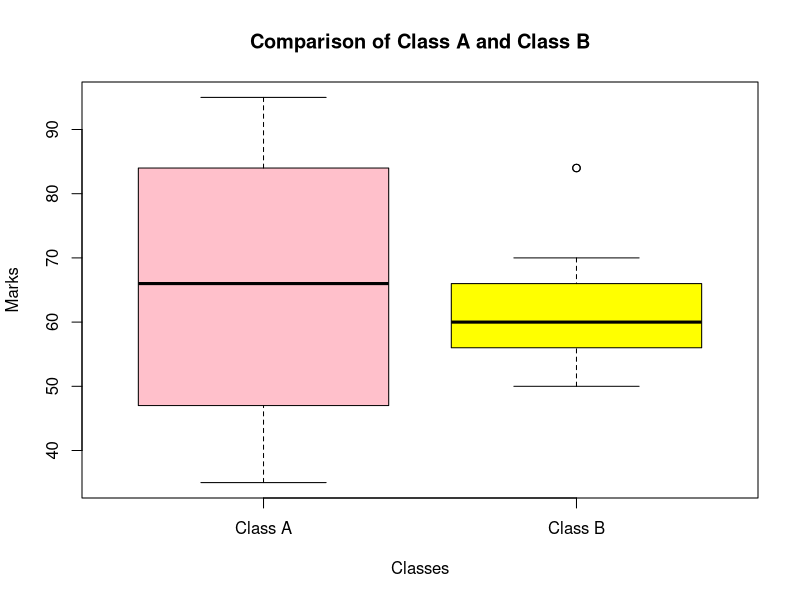

Reproduce this figure in R.
A <- c(76, 35, 47, 64, 95, 66, 89, 36, 84,76, 35, 47, 64, 95, 66, 89, 36, 84)
B <- c(51, 56, 84, 60, 59, 70, 63, 66, 50,51, 56, 84, 60, 59, 70, 63, 66, 50)
mean_a=mean(A)
print(mean_a)
mean_b=mean(B)
print(mean_b)

median_a=median(A)
print(median_a)
median_b=median(B)
print(median_b)

range_a=max(A) - min(A)
print(range_a)
range_b=max(B) - min(B)
print(range_b)

if(mean_a>mean_b) {
print("Class A has higher mean")
}else if (mean_b>mean_a) {
print("Class B has higher mean")
}else {
print("Both classes have equal mean")
}
if(median_a > median_b) {
print("Class A has higher median")
}else if(median_b>median_a) {
print("Class B has higher median")
}else {
print("Both classes have equal median")
}
if(range_a>range_b) {
print("Class A has higher range")
}else if(range_b>range_a) {
print("Class B has higher range")
}else {
print("Both classes have equal range")
}
# Boxplot
boxplot(A, B,
        names=c("Class A", "Class B"),
        main="Comparison of Class A and Class B",
        xlab="Classes",
        ylab="Marks",
        col=c("pink","yellow"))
